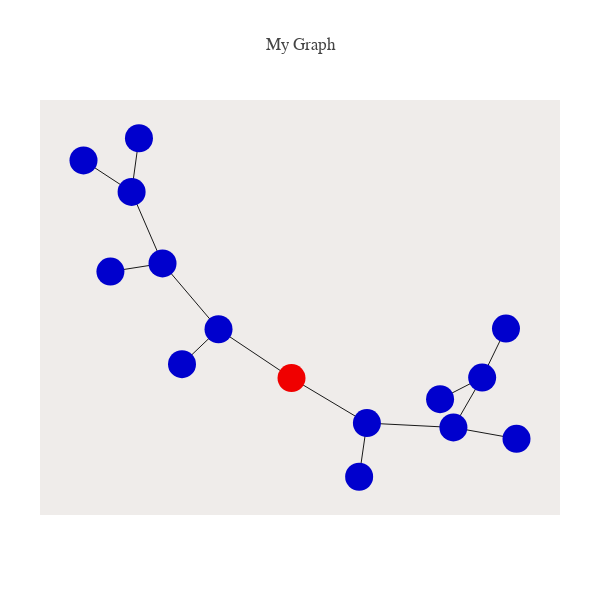

This figure's notebook cell:
### Code cell
from structure_tools.Coalesce_plots import plot_phyl_net

k= 8

sim_keys, times_acc, leaves, edges, times_dict= SimI_net(k= k)

##
node_list= list(sim_keys.keys())
root= True
nodes_as_seqs= False

plot_phyl_net([],leaves,node_list,edges,
              nodes_as_seqs= nodes_as_seqs,root= root)

### Figure 1 — Plotly figure (JSON) as saved in the notebook; plotly's stock layout.template omitted (floating-point values rounded to 4 significant figures)
{"data": [{"hoverinfo": "none", "line": {"color": "rgb(25,25,25)", "width": 1}, "mode": "lines", "type": "scatter", "uid": "2f175bf1-22e6-43c9-ae8f-ae2539b6f5e8", "x": [-0.7139, -0.7473, null, 0.9523, 0.8441, null, -0.8434, -0.6069, null, 0.653, 0.8441, null, 0.2856, 0.3209, null, 1.0, 0.7136, null, -0.5185, -0.3527, null, -0.9656, -0.7473, null, -0.7473, -0.6069, null, -0.6069, -0.3527, null, 0.8441, 0.7136, null, 0.7136, 0.3209, null, 0.3209, -0.02136, null, -0.3527, -0.02136, null], "y": [0.9183, 0.663, null, 0.01273, -0.2206, null, 0.2838, 0.3227, null, -0.3232, -0.2206, null, -0.6925, -0.437, null, -0.5118, -0.458, null, -0.1566, 0.009282, null, 0.8128, 0.663, null, 0.663, 0.3227, null, 0.3227, 0.009282, null, -0.2206, -0.458, null, -0.458, -0.437, null, -0.437, -0.2228, null, 0.009282, -0.2228, null]}, {"hoverinfo": "text", "marker": {"color": ["rgb(0,0,205)", "rgb(0,0,205)", "rgb(0,0,205)", "rgb(0,0,205)", "rgb(0,0,205)", "rgb(0,0,205)", "rgb(0,0,205)", "rgb(0,0,205)", "rgb(0,0,205)", "rgb(0,0,205)", "rgb(0,0,205)", "rgb(0,0,205)", "rgb(0,0,205)", "rgb(0,0,205)", "rgb(240,0,0)"], "size": 28}, "mode": "markers", "text": ["0", "1", "2", "3", "4", "5", "6", "7", "t: 0.002", "t: 0.034", "t: 0.08", "t: 0.163", "t: 0.546", "t: 0.704", "root: t: 1.657"], "type": "scatter", "uid": "d333479c-c0ef-48af-8968-21b37fdd07f9", "x": [-0.7139, 0.9523, -0.8434, 0.653, 0.2856, 1.0, -0.5185, -0.9656, -0.7473, -0.6069, 0.8441, 0.7136, 0.3209, -0.3527, -0.02136], "y": [0.9183, 0.01273, 0.2838, -0.3232, -0.6925, -0.5118, -0.1566, 0.8128, 0.663, 0.3227, -0.2206, -0.458, -0.437, 0.009282, -0.2228]}], "layout": {"autosize": false, "font": {"family": "Balto"}, "height": 600, "hovermode": "closest", "margin": {"b": 85, "l": 40, "pad": 0, "r": 40, "t": 100}, "plot_bgcolor": "#efecea", "showlegend": false, "title": {"text": "My Graph"}, "width": 600, "xaxis": {"showgrid": false, "showline": false, "showticklabels": false, "title": {"text": ""}, "zeroline": false}, "yaxis": {"showgrid": false, "showline": false, "showticklabels": false, "title": {"text": ""}, "zeroline": false}}}
